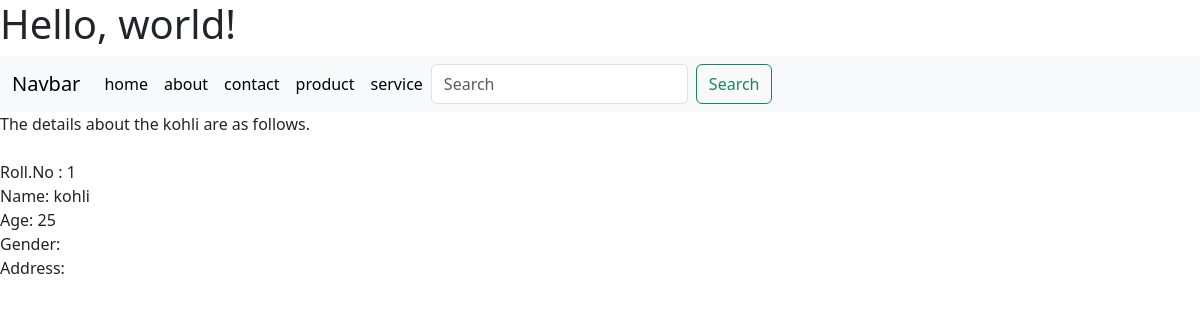
/detail/1, run on the app's committed database.
### IT/models.py (models this page shows)
class Student(models.Model):
    name=models.CharField(max_length=200)
    regnumber=models.IntegerField()
    age=models.IntegerField()
    department=models.CharField(max_length=20)
    def __str__(self):
        return self.name

### IT/views.py (the view)
# urls.py: path('detail/<int:id>', views.detail, name = 'detail'),
def detail(request, id):
	data = Student.objects.get(id = id)
	context = {'data':data}
	return render(request,'detail.html', context)

### templates/detail.html
{% extends "base.html" %}
{% block content %}
The details about the {{data}} are as follows.<br><br>
Roll.No : {{ data.id }}<br>
Name: {{data.name}}<br>
Age: {{data.age}}<br>
Gender: {{data.gender}}<br>
Address: {{data.address}}<br><br>
{% endblock %}

### data on the page
Student: name "kohli", id "1", age "25"
